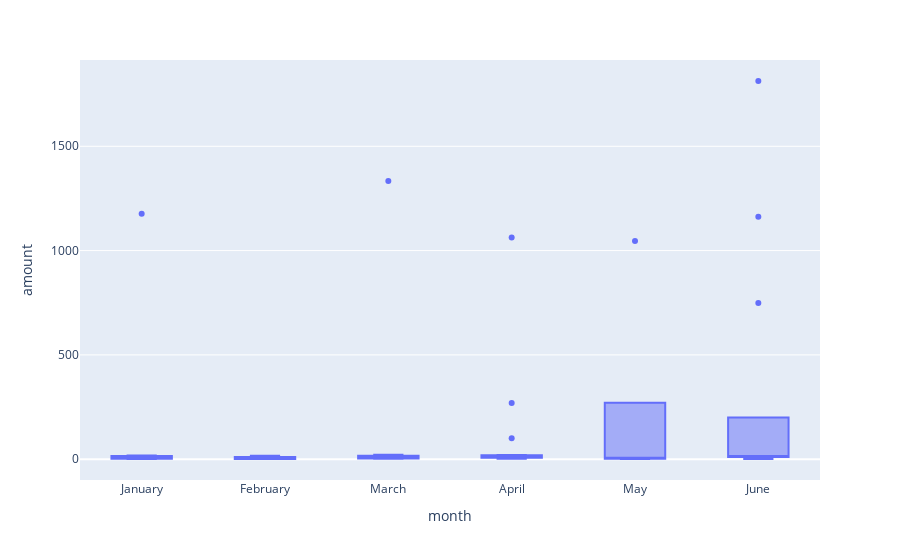

Source (notebook cell):
### Code cell
# Creating the six box plots using plotly express
px.box(cardholder_25, x = 'month', y = 'amount')

### Figure 1 — Plotly figure (JSON) as saved in the notebook; plotly's stock layout.template omitted (floating-point values rounded to 4 significant figures)
{"data": [{"alignmentgroup": "True", "hovertemplate": "month=%{x}<br>amount=%{y}<extra></extra>", "legendgroup": "", "marker": {"color": "#636efa"}, "name": "", "notched": false, "offsetgroup": "", "orientation": "v", "showlegend": false, "type": "box", "x": ["January", "January", "January", "January", "January", "January", "January", "January", "January", "January", "February", "February", "February", "February", "February", "February", "February", "February", "February", "February", "March", "March", "March", "March", "March", "March", "March", "March", "March", "March", "March", "March", "March", "April", "April", "April", "April", "April", "April", "April", "April", "April", "April", "April", "April", "April", "April", "April", "April", "May", "May", "May", "May", "May", "June", "June", "June", "June", "June", "June", "June", "June", "June", "June", "June", "June", "June"], "x0": " ", "xaxis": "x", "y": [1.46, 10.74, 2.93, 1.39, 17.84, 1.65, 15.86, 2.22, 1177, 2.75, 10.75, 10.81, 5.97, 3.69, 16.7, 1.26, 2.63, 11.01, 0.91, 1.18, 12.42, 16.58, 1334, 2.88, 2.04, 13.57, 10.1, 1.65, 3.08, 4.2, 2.56, 18.28, 21.04, 100, 2.62, 7.08, 17.15, 1063, 10.15, 10.06, 269, 10.24, 7.39, 6.01, 20.03, 2.79, 10.02, 15.66, 16.5, 1.1, 1046, 12.15, 2.27, 5.97, 1162, 749, 10.69, 11.88, 1.03, 10.15, 11.01, 16.29, 15.98, 1813, 16.61, 11.53, 5.24], "y0": " ", "yaxis": "y"}], "layout": {"autosize": true, "boxmode": "group", "legend": {"tracegroupgap": 0}, "margin": {"t": 60}, "xaxis": {"anchor": "y", "autorange": true, "domain": [0, 1], "range": [-0.5, 5.5], "title": {"text": "month"}, "type": "category"}, "yaxis": {"anchor": "x", "autorange": true, "domain": [0, 1], "range": [-99.76, 1914.0], "title": {"text": "amount"}, "type": "linear"}}}
